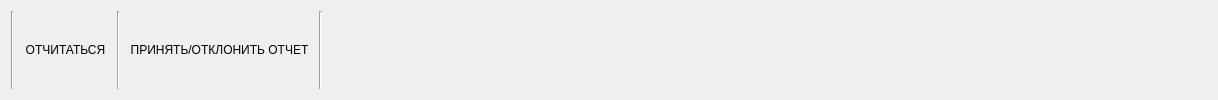
      <widget class="QWidget" name="tab_3">
       <attribute name="title">
        <string>Отчет</string>
       </attribute>
       <layout class="QHBoxLayout" name="horizontalLayout_14">
        <item>
         <widget class="Line" name="line_10">
          <property name="orientation">
           <enum>Qt::Vertical</enum>
          </property>
         </widget>
        </item>
        <item>
         <widget class="QPushButton" name="reportTaskBt">
          <property name="sizePolicy">
           <sizepolicy hsizetype="Fixed" vsizetype="Fixed">
            <horstretch>0</horstretch>
            <verstretch>0</verstretch>
           </sizepolicy>
          </property>
          <property name="minimumSize">
           <size>
            <width>91</width>
            <height>41</height>
           </size>
          </property>
          <property name="baseSize">
           <size>
            <width>122</width>
            <height>30</height>
           </size>
          </property>
          <property name="styleSheet">
           <string notr="true">selection-color: qlineargradient(spread:repeat, x1:0, y1:0, x2:1, y2:0, stop:0 rgba(255, 0, 0, 255), stop:0.17 rgba(255, 0, 0, 255), stop:0.18 rgba(255, 255, 255, 255), stop:0.210212 rgba(255, 255, 255, 255), stop:0.220212 rgba(0, 16, 255, 255), stop:0.279897 rgba(0, 16, 255, 255), stop:0.289897 rgba(255, 255, 255, 255), stop:0.32 rgba(255, 255, 255, 255), stop:0.33 rgba(255, 0, 0, 255), stop:1 rgba(255, 0, 0, 255));</string>
          </property>
          <property name="text">
           <string>ОТЧИТАТЬСЯ</string>
          </property>
          <property name="flat">
           <bool>true</bool>
          </property>
         </widget>
        </item>
        <item>
         <widget class="Line" name="line_6">
          <property name="orientation">
           <enum>Qt::Vertical</enum>
          </property>
         </widget>
        </item>
        <item>
         <widget class="QPushButton" name="applyDeclineReportBt">
          <property name="sizePolicy">
           <sizepolicy hsizetype="Fixed" vsizetype="Fixed">
            <horstretch>0</horstretch>
            <verstretch>0</verstretch>
           </sizepolicy>
          </property>
          <property name="minimumSize">
           <size>
            <width>160</width>
            <height>41</height>
           </size>
          </property>
          <property name="baseSize">
           <size>
            <width>140</width>
            <height>30</height>
           </size>
          </property>
          <property name="styleSheet">
           <string notr="true">selection-color: qlineargradient(spread:repeat, x1:0, y1:0, x2:1, y2:0, stop:0 rgba(255, 0, 0, 255), stop:0.17 rgba(255, 0, 0, 255), stop:0.18 rgba(255, 255, 255, 255), stop:0.210212 rgba(255, 255, 255, 255), stop:0.220212 rgba(0, 16, 255, 255), stop:0.279897 rgba(0, 16, 255, 255), stop:0.289897 rgba(255, 255, 255, 255), stop:0.32 rgba(255, 255, 255, 255), stop:0.33 rgba(255, 0, 0, 255), stop:1 rgba(255, 0, 0, 255));</string>
          </property>
          <property name="text">
           <string>ПРИНЯТЬ/ОТКЛОНИТЬ ОТЧЕТ</string>
          </property>
          <property name="flat">
           <bool>true</bool>
          </property>
         </widget>
        </item>
        <item>
         <widget class="Line" name="line_11">
          <property name="orientation">
           <enum>Qt::Vertical</enum>
          </property>
         </widget>
        </item>
        <item>
         <spacer name="horizontalSpacer_4">
          <property name="orientation">
           <enum>Qt::Horizontal</enum>
          </property>
          <property name="sizeHint" stdset="0">
           <size>
            <width>885</width>
            <height>20</height>
           </size>
          </property>
         </spacer>
        </item>
       </layout>
      </widget>
